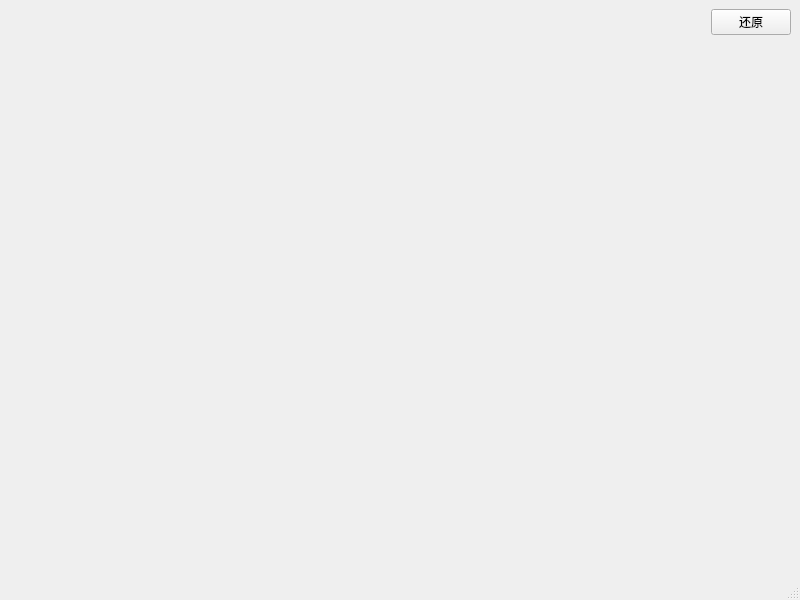
<?xml version="1.0" encoding="UTF-8"?>
<ui version="4.0">
 <class>MainWindow</class>
 <widget class="QMainWindow" name="MainWindow">
  <property name="geometry">
   <rect>
    <x>0</x>
    <y>0</y>
    <width>800</width>
    <height>600</height>
   </rect>
  </property>
  <property name="windowTitle">
   <string>MainWindow</string>
  </property>
  <widget class="QWidget" name="centralwidget">
   <layout class="QVBoxLayout" name="verticalLayout">
    <item>
     <layout class="QHBoxLayout" name="horizontalLayout">
      <item>
       <spacer name="horizontalSpacer">
        <property name="orientation">
         <enum>Qt::Horizontal</enum>
        </property>
        <property name="sizeHint" stdset="0">
         <size>
          <width>40</width>
          <height>20</height>
         </size>
        </property>
       </spacer>
      </item>
      <item>
       <widget class="QPushButton" name="pb_v">
        <property name="text">
         <string>还原</string>
        </property>
       </widget>
      </item>
     </layout>
    </item>
    <item>
     <widget class="QWidget" name="widget" native="true"/>
    </item>
   </layout>
  </widget>
  <widget class="QMenuBar" name="menubar">
   <property name="geometry">
    <rect>
     <x>0</x>
     <y>0</y>
     <width>800</width>
     <height>22</height>
    </rect>
   </property>
  </widget>
  <widget class="QStatusBar" name="statusbar"/>
 </widget>
 <resources/>
 <connections/>
</ui>
